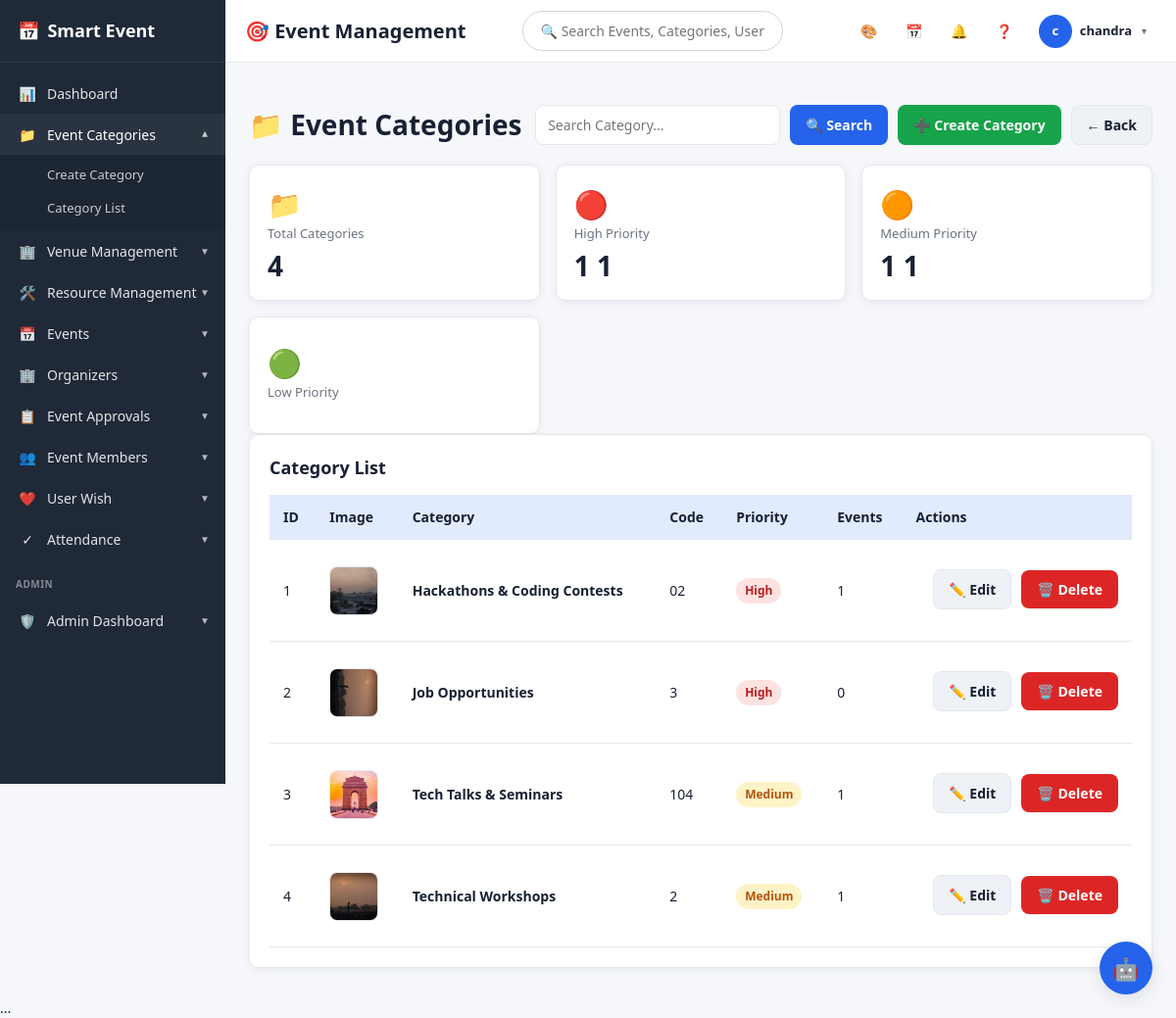
The page /categories/ (signed in) on the database its author committed.
### events/models.py (models this page shows, shortened)
class EventCategory(models.Model):
    PRIORITY_CHOICES = [
        ('High', 'High'),
        ('Medium', 'Medium'),
        ('Low', 'Low'),
    ]
    name = models.CharField(
        max_length=100,
        unique=True
    )
    category_code = models.CharField(
        max_length=20,
        unique=True,
        null=True,
        blank=True
    )
    priority = models.CharField(
        max_length=20,
        choices=PRIORITY_CHOICES,
        default='Medium'
    )
    description = models.TextField(
        blank=True
    )
    category_image = models.ImageField(
    upload_to='category_images/',
    blank=True,
    null=True
)

### events/views.py (the view)
@login_required
@user_passes_test(is_admin)
def category_list(request):
    categories = (
        EventCategory.objects
        .annotate(
            event_count=Count('events')
        )
        .order_by('name')
    )
    return render(
        request,
        'events/category_list.html',
        {
            'categories': categories
        }
    )

### events/views.py (called while the page is built)
def is_admin(user):
    return user.is_authenticated and user.is_staff

### templates/events/category_list.html (shortened to what this page needs)
{% extends 'base.html' %}
{% block content %}
<div class="actions" style="display:flex; align-items:center; justify-content:space-between;">
    <h1 style="margin:0;">
        📁 Event Categories
    </h1>
    <div style="display:flex; align-items:center; gap:10px;">
        <form method="GET"
              action="{% url 'category_list' %}"
              style="display:flex; gap:10px; margin:0;">
            <input
                type="text"
                name="search"
                value="{{ request.GET.search }}"
                placeholder="Search Category..."
                style="width:250px; margin:0;">
            <button type="submit" class="btn primary">
                🔍 Search
            </button>
        </form>
        <a href="{% url 'category_create' %}"
           class="btn success">
            ➕ Create Category
        </a>
        <a href="{% url 'admin_dashboard' %}"
           class="btn secondary">
            ← Back
        </a>
    </div>
</div>
<div class="grid">
    <div class="stat">
        <div style="font-size:28px;">
            📁
        </div>
        <span>Total Categories</span>
        <b>
            {{ categories|length }}
        </b>
    </div>
    <div class="stat">
        <div style="font-size:28px;">
            🔴
        </div>
        <span>High Priority</span>
        <b>
            {% for category in categories %}
                {% if category.priority == 'High' %}
                    1
                {% endif %}
            {% empty %}
                0
            {% endfor %}
        </b>
    </div>
    <div class="stat">
        <div style="font-size:28px;">
            🟠
        </div>
        <span>Medium Priority</span>
        <b>
            {% for category in categories %}
                {% if category.priority == 'Medium' %}
                    1
                {% endif %}
            {% empty %}
                0
            {% endfor %}
        </b>
    </div>
    <div class="stat">
        <div style="font-size:28px;">
            🟢
        </div>
        <span>Low Priority</span>
    </div>
</div>
<div class="card">
    <h2>
        Category List
    </h2>
    <table>
        <thead>
            <tr>
                <th>ID</th>
                <th>Image</th>
                <th>Category</th>
                <th>Code</th>
                <th>Priority</th>
                <th>Events</th>
                <th>Actions</th>
            </tr>
        </thead>
        <tbody>
        {% for category in categories %}
            <tr>
                <td>
                    {{ forloop.counter }}
                </td>
                <td>
                    {% if category.category_image %}
                        <img
                            src="{{ category.category_image.url }}"
                            width="50"
                            height="50"
                            alt="{{ category.name }}"
                            style="
                                object-fit:cover;
                                border-radius:8px;
                                border:1px solid #e5e7eb;
                            ">
                    {% endif %}
                </td>
                <td>
                    <strong>
                        {{ category.name }}
                    </strong>
                </td>
                <td>
                    {{ category.category_code|default:"-" }}
                </td>
                <td>
                    {% if category.priority == "High" %}
                        <span
                            class="badge"
                            style="
                                background:#fee2e2;
                                color:#b91c1c;
                            ">
                            {{ category.priority }}
                        </span>
                    {% elif category.priority == "Medium" %}
                        <span
                            class="badge"
                            style="
                                background:#fef3c7;
                                color:#b45309;
                            ">
                            {{ category.priority }}
                        </span>
                    {% endif %}
                </td>
                <td>
                    {{ category.event_count }}
                </td>
                <td>
                    <div class="actions">
                        <a
                            href="{% url 'category_edit' category.pk %}"
                            class="btn secondary">
                            ✏️ Edit
                        </a>
                        <form
                            method="post"
                            action="{% url 'category_delete' category.pk %}"
                            class="inline">
                            <button
                                type="submit"
                                class="btn danger">
                                🗑️ Delete
                            </button>
                        </form>
                    </div>
                </td>
            </tr>
        {% endfor %}
        </tbody>
    </table>
</div>
{% endblock %}

### templates/base.html (shortened to what this page needs)
<!DOCTYPE html>
<html lang="en">
<head>
    <link
        href="https://cdn.jsdelivr.net/npm/fullcalendar@6.1.17/index.global.min.css"
        rel="stylesheet"
    >
</head>
<body
{% if user.is_authenticated %}
    class="{% if user.settings.theme_mode == 'dark' %}dark-mode{% endif %}"
    style="
        --primary: {{ user.settings.dashboard_color }};
        --primary-dark: {{ user.settings.dashboard_color }};
        --primary-light: {{ user.settings.dashboard_color }}22;
        --sidebar-active: {{ user.settings.dashboard_color }};
        --sidebar-bg: {{ user.settings.sidebar_color }};
        --topbar-bg: {{ user.settings.topbar_color }};
    "
{% endif %}
>
{% if user.is_authenticated %}
<aside class="sidebar">
    <a href="{% url 'home' %}" class="sidebar-logo">
        <span class="sidebar-logo-icon">📅</span>
        <strong>Smart Event</strong>
    </a>
    <div class="sidebar-menu">
        {% if user.is_staff %}
            <a href="{% url 'admin_dashboard' %}"
               class="single-menu-link">
                <span class="menu-icon">📊</span>
                <span>Dashboard</span>
            </a>
            <details class="menu-dropdown"
                {% if request.resolver_match.url_name == 'category_create' or request.resolver_match.url_name == 'category_list' %}
                    open
                {% endif %}>
                <summary>
                    <span class="menu-icon">📁</span>
                    <span class="menu-title">
                        Event Categories
                    </span>
                    <span class="menu-arrow">▼</span>
                </summary>
                <div class="submenu">
                    <a href="{% url 'category_create' %}"
                       class="submenu-link">
                        Create Category
                    </a>
                    <a href="{% url 'category_list' %}"
                       class="submenu-link">
                        Category List
                    </a>
                </div>
            </details>
            <details class="menu-dropdown"
                >
                <summary>
                    <span class="menu-icon">🏢</span>
                    <span class="menu-title">
                        Venue Management
                    </span>
                    <span class="menu-arrow">▼</span>
                </summary>
            </details>
            <details class="menu-dropdown"
                >
                <summary>
                    <span class="menu-icon">🛠️</span>
                    <span class="menu-title">
                        Resource Management
                    </span>
                    <span class="menu-arrow">▼</span>
                </summary>
            </details>
            <details class="menu-dropdown"
                >
                <summary>
                    <span class="menu-icon">📅</span>
                    <span class="menu-title">
                        Events
                    </span>
                    <span class="menu-arrow">▼</span>
                </summary>
            </details>
            <details class="menu-dropdown"
                >
                <summary>
                    <span class="menu-icon">🏢</span>
                    <span class="menu-title">
                        Organizers
                    </span>
                    <span class="menu-arrow">▼</span>
                </summary>
            </details>
            <details class="menu-dropdown"
                >
                <summary>
                    <span class="menu-icon">📋</span>
                    <span class="menu-title">
                        Event Approvals
                    </span>
                    <span class="menu-arrow">▼</span>
                </summary>
            </details>
            <details class="menu-dropdown"
                >
                <summary>
                    <span class="menu-icon">👥</span>
                    <span class="menu-title">
                        Event Members
                    </span>
                    <span class="menu-arrow">▼</span>
                </summary>
            </details>
            <details class="menu-dropdown"
                >
                <summary>
                    <span class="menu-icon">❤️</span>
                    <span class="menu-title">
                        User Wish
                    </span>
                    <span class="menu-arrow">▼</span>
                </summary>
            </details>
            <details class="menu-dropdown"
                >
                <summary>
                    <span class="menu-icon">✓</span>
                    <span class="menu-title">
                        Attendance
                    </span>
                    <span class="menu-arrow">▼</span>
                </summary>
            </details>
            <div class="admin-section">
                ADMIN
            </div>
            <details class="menu-dropdown"
                >
                <summary>
                    <span class="menu-icon">🛡️</span>
                    <span class="menu-title">
                        Admin Dashboard
                    </span>
                    <span class="menu-arrow">▼</span>
                </summary>
            </details>
        {% endif %}
    </div>
</aside>
<div class="main-wrapper">
    <header class="topbar">
<div class="top-header" style="display:flex;align-items:center;justify-content:space-between;width:100%;">
    <h3 style="margin:0;min-width:220px;">
        🎯 Event Management
    </h3>
    <div style="flex:1;display:flex;justify-content:center;">
        <form method="GET"
              action="{% url 'event_list' %}"
              style="width:60%;">
            <input
                type="text"
                name="search"
                placeholder="🔍 Search Events, Categories, Users..."
                style="
                    width:100%;
                    padding:10px 18px;
                    border-radius:25px;
                    border:1px solid #d1d5db;
                    outline:none;
                    font-size:14px;
                    background:white;
                ">
        </form>
    </div>
</div>
        <div class="topbar-actions">
            <a
    href="{% url 'theme_settings' %}"
    class="top-action"
    title="Theme"
>
    🎨
</a>
<a
    href="{% url 'calendar' %}"
    class="top-action"
    title="Calendar">
    📅
</a>
            <a href="{% url 'notifications' %}"
               class="top-action"
               title="Notifications">
                🔔
            </a>
<a href="{% url 'contact' %}"
   class="top-action"
   title="Help & Support">
    ❓
</a>
            <details class="profile-dropdown">
                <summary>
                    {% if user.profile.profile_picture %}
<img
    src="{{ user.profile.profile_picture.url }}"
    class="profile-avatar"
    style="object-fit:cover;">
{% else %}
<div class="profile-avatar">
    {{ user.username|first }}
</div>
{% endif %}
                    <span class="profile-name">
                        {{ user.username }}
                    </span>
                    <span class="profile-arrow">
                        ▼
                    </span>
                </summary>
            </details>
        </div>
    </header>
    <main class="content">
        {% block content %}
        {% endblock %}
    </main>
</div>
{% endif %}
...
<details class="smart-ai-assistant">
    <summary class="smart-ai-button" title="Smart Event AI Assistant">🤖</summary>
</details>
</body>
</html>

### rows shown on the page
EventCategory: shows "1", category_image (picture), name "Hackathons & Coding Contests", category_code "02", priority "High", event_count "1"
EventCategory: shows "1", category_image (picture), name "Job Opportunities", category_code "3", priority "High", event_count "0"
EventCategory: shows "1", category_image (picture), name "Tech Talks & Seminars", category_code "104", priority "Medium", event_count "1"
EventCategory: shows "1", category_image (picture), name "Technical Workshops", category_code "2", priority "Medium", event_count "1"

### other values the page prints
{{ user.username|first }} "c"
{{ user.username }} "chandra"
{{ categories|length }} "4"
